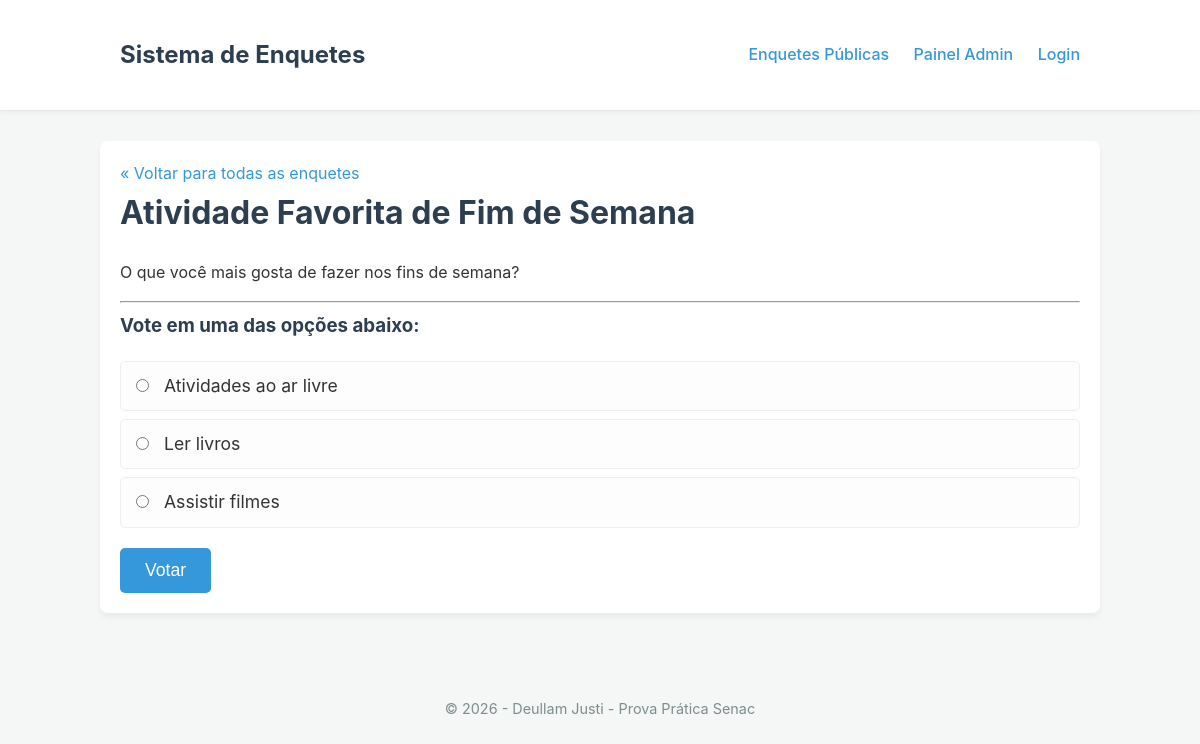
The app's page /enquetes/atividade-fim-de-semana with its own data.
### tables this page shows
CREATE TABLE enquetes (
    id INT AUTO_INCREMENT PRIMARY KEY,
    titulo VARCHAR(255) NOT NULL,
    descricao TEXT,
    slug VARCHAR(100) NOT NULL UNIQUE,
    status ENUM('ativa', 'inativa') DEFAULT 'ativa',  
    criado_em TIMESTAMP DEFAULT CURRENT_TIMESTAMP,
    atualizado_em TIMESTAMP DEFAULT CURRENT_TIMESTAMP ON UPDATE CURRENT_TIMESTAMP
);

CREATE TABLE opcoes (
    id INT AUTO_INCREMENT PRIMARY KEY,
    enquete_id INT NOT NULL,
    texto VARCHAR(255) NOT NULL,
    FOREIGN KEY (enquete_id) REFERENCES enquetes(id) ON DELETE CASCADE
);

### app/features/enquetes/controllers/EnqueteController.php (called while the page is built, shortened)
<?php
class EnqueteController extends Controller
{
    private EnqueteRepository $enqueteRepository;
    public function __construct()
    {
        $this->enqueteRepository = new EnqueteRepository();
    }
    public function exibir(string $slug)
    {
        $enquete = $this->enqueteRepository->findBySlugWithOptions($slug);
        $dadosParaView = [
            'pageTitle' => $enquete['titulo'],
            'enquete' => $enquete
        ];
        $this->view('features/enquetes/views/DetalheEnqueteView', $dadosParaView);
    }
}

### app/core/Router.php (called while the page is built, shortened)
<?php
class Router
{
    protected $method = 'index';
    protected $params = [];
    public function dispatch()
    {
        $url = $this->parseUrl();
        if (isset($url[0]) && $url[0] === 'admin') {
            $this->controller = 'App\\Features\\Admin\\Controllers\\AdminController';
            unset($url[0]);
            if (isset($url[1])) {
                $this->method = $url[1];
                unset($url[1]);
            } else {
                $this->method = 'dashboard';
            }
        }
        else if (isset($url[0]) && $url[0] === 'enquetes') {
            $this->controller = 'App\\Features\\Enquetes\\Controllers\\EnqueteController';
            unset($url[0]);
            if (isset($url[1])) {
                if ($this->isPublicAction($this->controller, $url[1])) {
                    $this->method = $url[1];
                    unset($url[1]);
                } else {
                    $this->method = 'exibir';
                    $this->params[] = $url[1];
                    unset($url[1]);
                }
            } else {
                $this->method = 'index';
            }
        }
        $this->controller = new $this->controller;
        $this->params = array_merge($this->params, $url ? array_values($url) : []);
        call_user_func_array([$this->controller, $this->method], $this->params);
    }
    private function isPublicAction(string|object $controller, string $method): bool
    {
        if ($method === "" || str_starts_with($method, "__") || !method_exists($controller, $method)) {
            return false;
        }
        $reflection = new \ReflectionMethod($controller, $method);
        return $reflection->isPublic() && !$reflection->isStatic();
    }
    private function parseUrl(): array
    {
        $uri = parse_url($_SERVER['REQUEST_URI'], PHP_URL_PATH);
        $uri = trim($uri, '/');
        return explode('/', $uri);
    }
}

### public/index.php (called while the page is built, shortened)
<?php
spl_autoload_register(function ($className) {
    $namespacePrefix = 'App\\';
    $baseDir = __DIR__ . '/../app/';
    if (strncmp($namespacePrefix, $className, $len = strlen($namespacePrefix)) !== 0) {
        return;
    }
    $relativeClass = substr($className, $len);
    $parts = explode('\\', $relativeClass);
    $class = array_pop($parts);
    $dir = $parts ? strtolower(implode('/', $parts)) . '/' : '';
    $file = $baseDir . $dir . $class . '.php';
});
$router = new Router();
$router->dispatch();

### app/core/Database.php (called while the page is built, shortened)
<?php
final class Database {
    private function __construct() {
        $host = $_ENV['DB_HOST'] ?? 'localhost';
        $dbname = $_ENV['DB_NAME'] ?? 'mydb';
        $user = $_ENV['DB_USER'] ?? 'root';
        $dsn = "mysql:host={$host};dbname={$dbname};charset=utf8mb4";
    }
}

### app/features/enquetes/models/EnqueteRepository.php (called while the page is built, shortened)
<?php
class EnqueteRepository
{
    private PDO $db;
    public function __construct()
    {
        $this->db = Database::getInstance()->getConnection();
    }
    public function findBySlugWithOptions(string $slug): ?array
    {
        try {
            $sqlEnquete = "SELECT id, titulo, descricao FROM enquetes WHERE slug = :slug AND status = 'ativa'";
            $stmtEnquete = $this->db->prepare($sqlEnquete);
            $stmtEnquete->execute(['slug' => $slug]);
            $enquete = $stmtEnquete->fetch();
            $sqlOpcoes = "SELECT id, texto FROM opcoes WHERE enquete_id = :enquete_id";
            $stmtOpcoes = $this->db->prepare($sqlOpcoes);
            $stmtOpcoes->execute(['enquete_id' => $enquete['id']]);
            $opcoes = $stmtOpcoes->fetchAll();
            $enquete['opcoes'] = $opcoes;
            return $enquete;
        } catch (\PDOException $e) {
            error_log("Erro ao buscar enquete por slug: " . $e->getMessage());
            return null;
        }
    }
}

### app/features/enquetes/views/DetalheEnqueteView.php (the view, shortened to what this page needs)
<a href="/enquetes">&laquo; Voltar para todas as enquetes</a>
<h1><?php echo htmlspecialchars($enquete['titulo']); ?></h1>
<p><?php echo htmlspecialchars($enquete['descricao']); ?></p>
<hr>
<h3>Vote em uma das opções abaixo:</h3>
<form action="/enquetes/votar" method="POST">
    <ul class="opcoes-lista">
        <?php foreach ($enquete['opcoes'] as $opcao): ?>
            <li>
                <label>
                    <input type="radio" name="opcao_id" value="<?php echo $opcao['id']; ?>" required>
                    <?php echo htmlspecialchars($opcao['texto']); ?>
                </label>
            </li>
        <?php endforeach; ?>
    </ul>
    <button type="submit">Votar</button>
</form>

### public/css/estilo.css (style rules this page uses)
body { font-family: -apple-system, BlinkMacSystemFont, "Segoe UI", Roboto, Helvetica, Arial, sans-serif; margin: 0; background-color: #f4f7f6; color: #333; line-height: 1.6; }
h1, h2, h3 { color: #2c3e50; margin-top: 0; }
a { color: #3498db; text-decoration: none; }
.opcoes-lista { list-style: none; padding: 0; margin: 20px 0; }
.opcoes-lista li { padding: 10px; margin-bottom: 8px; background-color: #fdfdfd; border: 1px solid #ecf0f1; border-radius: 5px; }
.opcoes-lista label { display: block; cursor: pointer; font-size: 1.1em; }
input[type="radio"] { margin-right: 10px; }
button[type="submit"] { background-color: #3498db; color: white; border: none; padding: 12px 25px; font-size: 1.1em; border-radius: 5px; cursor: pointer; transition: background-color 0.2s; }

### records on screen
enquetes: titulo "Atividade Favorita de Fim de Semana", descricao "O que você mais gosta de fazer nos fins de semana?"
opcoes: texto "Atividades ao ar livre"
opcoes: texto "Ler livros"
opcoes: texto "Assistir filmes"
